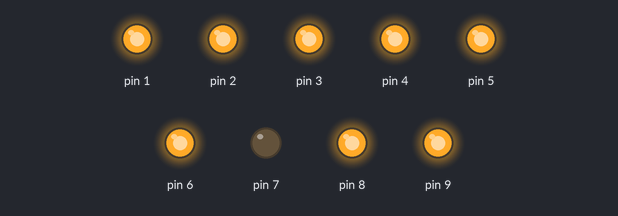
Simulated run of this sketch. Board: Arduino Uno, built with avr-gcc and run on an emulated ATmega328P. Parts: output pins drawn as LEDs (lit = HIGH).

Above: at 0.5 s.
At 2.5 s:
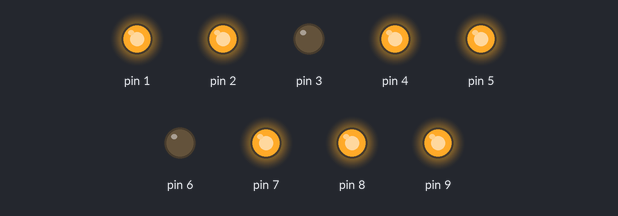
At 3.5 s:
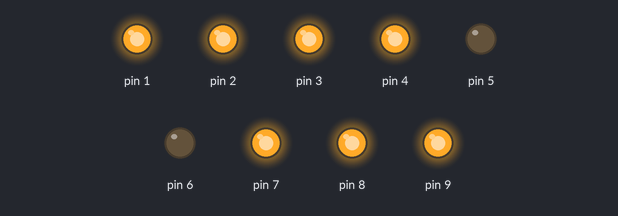
At 5.5 s:
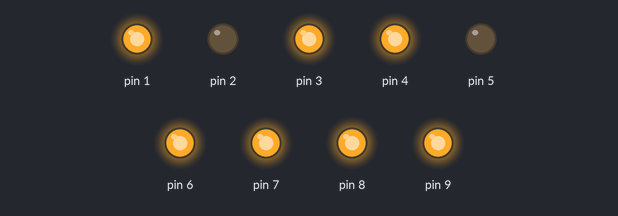
At 8.5 s:
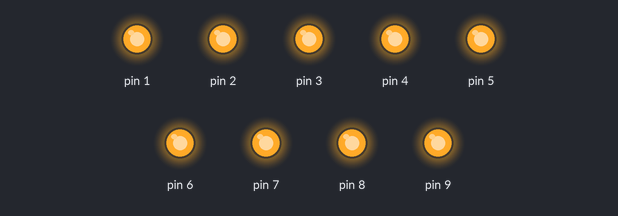
At 11.5 s:
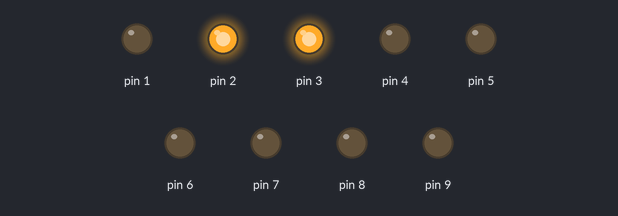
Timing chart, 0 to 13.0 s (numbered marks = the images above):
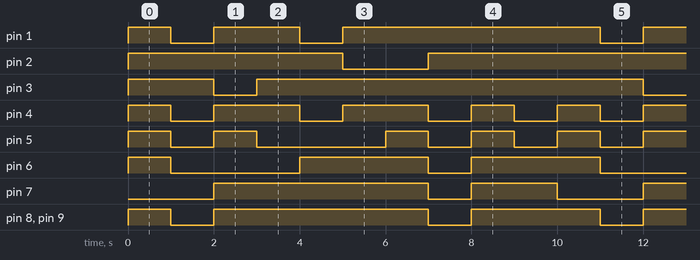

The sketch:

7SEGMENTCOMMONCATHODE.ino
```cpp
void setup() {
  pinMode(1,OUTPUT);
  pinMode(2,OUTPUT);
  pinMode(3,OUTPUT);
  pinMode(4,OUTPUT);
  pinMode(5,OUTPUT);
  pinMode(6,OUTPUT);
  pinMode(7,OUTPUT);
  pinMode(8,OUTPUT);
  pinMode(9,OUTPUT);
}

void loop() {
  digitalWrite(1,HIGH);//FOR NUMBER 0
  digitalWrite(2,HIGH);
  digitalWrite(3,HIGH);
  digitalWrite(4,HIGH);
  digitalWrite(5,HIGH);
  digitalWrite(6,HIGH);
  digitalWrite(7,LOW);
  digitalWrite(8,HIGH);
  digitalWrite(9,HIGH);
  delay(1000);
  digitalWrite(1,LOW);//FOR NUMBER 1
  digitalWrite(2,HIGH);
  digitalWrite(3,HIGH);
  digitalWrite(4,LOW);
  digitalWrite(5,LOW);
  digitalWrite(6,LOW);
  digitalWrite(7,LOW);
  digitalWrite(8,LOW);
  digitalWrite(9,LOW);
  delay(1000);
  digitalWrite(1,HIGH);//FOR NUMBER 2
  digitalWrite(2,HIGH);
  digitalWrite(3,LOW);
  digitalWrite(4,HIGH);
  digitalWrite(5,HIGH);
  digitalWrite(6,LOW);
  digitalWrite(7,HIGH);
  digitalWrite(8,HIGH);
  digitalWrite(9,HIGH);
  delay(1000);
  digitalWrite(1,HIGH);//FOR NUMBER 3
  digitalWrite(2,HIGH);
  digitalWrite(3,HIGH);
  digitalWrite(4,HIGH);
  digitalWrite(5,LOW);
  digitalWrite(6,LOW);
  digitalWrite(7,HIGH);
  digitalWrite(8,HIGH);
  digitalWrite(9,HIGH);
  delay(1000);
  digitalWrite(1,LOW);//FOR NUMBER 4
  digitalWrite(2,HIGH);
  digitalWrite(3,HIGH);
  digitalWrite(4,LOW);
  digitalWrite(5,LOW);
  digitalWrite(6,HIGH);
  digitalWrite(7,HIGH);
  digitalWrite(8,HIGH);
  digitalWrite(9,HIGH);
  delay(1000);
  digitalWrite(1,HIGH);//FOR NUMBER 5
  digitalWrite(2,LOW);
  digitalWrite(3,HIGH);
  digitalWrite(4,HIGH);
  digitalWrite(5,LOW);
  digitalWrite(6,HIGH);
  digitalWrite(7,HIGH);
  digitalWrite(8,HIGH);
  digitalWrite(9,HIGH);
  delay(1000);
  digitalWrite(1,HIGH);//FOR NUMBER 6
  digitalWrite(2,LOW);
  digitalWrite(3,HIGH);
  digitalWrite(4,HIGH);
  digitalWrite(5,HIGH);
  digitalWrite(6,HIGH);
  digitalWrite(7,HIGH);
  digitalWrite(8,HIGH);
  digitalWrite(9,HIGH);
  delay(1000);
  digitalWrite(1,HIGH);//FOR NUMBER 7
  digitalWrite(2,HIGH);
  digitalWrite(3,HIGH);
  digitalWrite(4,LOW);
  digitalWrite(5,LOW);
  digitalWrite(6,LOW);
  digitalWrite(7,LOW);
  digitalWrite(8,LOW);
  digitalWrite(9,LOW);
  delay(1000);
  digitalWrite(1,HIGH);//FOR NUMBER 8
  digitalWrite(2,HIGH);
  digitalWrite(3,HIGH);
  digitalWrite(4,HIGH);
  digitalWrite(5,HIGH);
  digitalWrite(6,HIGH);
  digitalWrite(7,HIGH);
  digitalWrite(8,HIGH);
  digitalWrite(9,HIGH);
  delay(1000);
  digitalWrite(1,HIGH);//FOR NUMBER 9
  digitalWrite(2,HIGH);
  digitalWrite(3,HIGH);
  digitalWrite(4,LOW);
  digitalWrite(5,LOW);
  digitalWrite(6,HIGH);
  digitalWrite(7,HIGH);
  digitalWrite(8,HIGH);
  digitalWrite(9,HIGH);
  delay(1000);
}
```

Measured:
- by itself, pin 1: repeats every 10.0 s: LOW 1.0 s, HIGH 2.0 s, LOW 1.0 s, HIGH 6.0 s
- by itself, pin 2: repeats every 10.0 s: LOW 2.0 s, HIGH 8.0 s
- by itself, pin 3: repeats every 10.0 s: LOW 1.0 s, HIGH 9.0 s
- by itself, pin 4: repeats every 10.0 s: 2 × (LOW 1.0 s, HIGH 2.0 s), 2 × (LOW 1.0 s, HIGH 1.0 s)
- by itself, pin 5: repeats every 10.0 s: LOW 1.0 s, HIGH 1.0 s, LOW 3.0 s, 2 × (HIGH 1.0 s, LOW 1.0 s), HIGH 1.0 s
- by itself, pin 6: repeats every 10.0 s: LOW 3.0 s, HIGH 3.0 s, LOW 1.0 s, HIGH 3.0 s
- by itself, pin 7: repeats every 10.0 s: LOW 1.0 s, HIGH 2.0 s, LOW 2.0 s, HIGH 5.0 s
- by itself, pin 8, pin 9: repeats every 10.0 s: LOW 1.0 s, HIGH 5.0 s, LOW 1.0 s, HIGH 3.0 s
